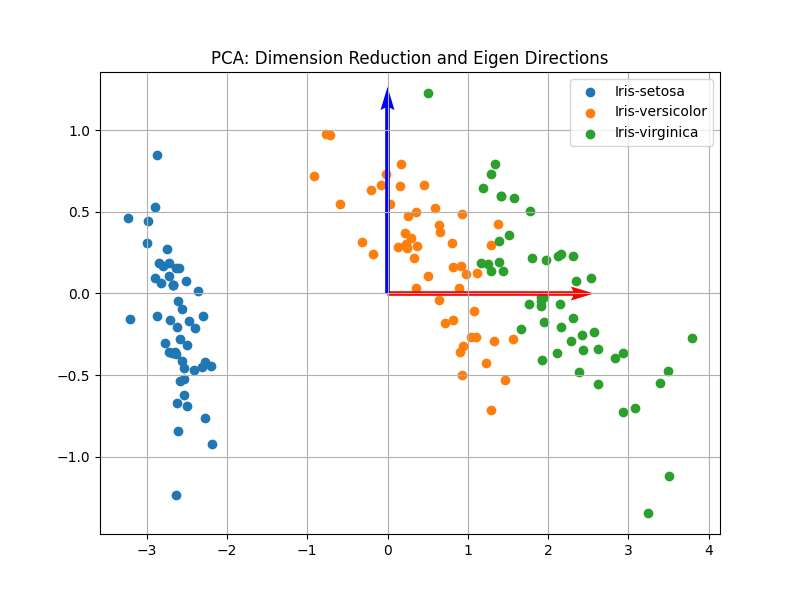

The script that saved this image:
import pandas as pd
import numpy as np
import matplotlib.pyplot as plt
# read CSV
IrisFile = pd.read_csv("Iris.csv")  
X = IrisFile[['SepalLengthCm', 'SepalWidthCm', 'PetalLengthCm', 'PetalWidthCm']].values
y = IrisFile['Species'].values

# outlier detection
def medianCalc(arr):
    sortArr = sorted(arr)
    n = len(sortArr)
    mid = n // 2
    if n % 2 == 0:
        return (sortArr[mid - 1] + sortArr[mid]) / 2
    else:
        return sortArr[mid]

for col in range(X.shape[1]):
    colmnData = X[:, col]
    
    q1 = np.percentile(colmnData, 25)
    q3 = np.percentile(colmnData, 75)
    iqr = q3 - q1
    lower_bound = q1 - 1.5 * iqr
    upper_bound = q3 + 1.5 * iqr
    
    for i in range(len(colmnData)):
        if colmnData[i] < lower_bound or colmnData[i] > upper_bound:
            colmnData[i] = medianCalc(colmnData)

# PCA
Xmeaned = X - np.mean(X, axis=0)

corrMat = np.dot(Xmeaned.T, Xmeaned)

eigenValues, eigenVectors = np.linalg.eig(corrMat)
sortIndices = np.argsort(eigenValues)[::-1]
sortEignVals = eigenValues[sortIndices]
sortEignVtor = eigenVectors[:, sortIndices]
print(sortEignVals)
sortEignVtor=sortEignVtor/np.linalg.norm(sortEignVtor, axis=0)
Q = sortEignVtor[:, :2]

Xreduced = np.dot(Xmeaned, Q)

# plot
plt.figure(figsize=(8, 6))
for species in np.unique(y):
    indices = np.where(y == species)
    plt.scatter(Xreduced[indices, 0], Xreduced[indices, 1], label=species)

pd.DataFrame(Xreduced, columns=['an1', 'an2']).to_csv('dimRedData.csv', index=False)

origin = np.zeros((2, 2))
Q1=np.dot(Q.T,Q)
plt.quiver(*origin, Q1[0, :], Q1[1, :], scale=3, color=['r', 'b'])

plt.title('PCA: Dimension Reduction and Eigen Directions')
plt.legend()
plt.grid()
plt.savefig('problem1.png')
plt.show()

Xreconst = np.dot(Xreduced, Q.T)

Xreconst += np.mean(X, axis=0)

Rmse = np.sqrt(np.mean((X - Xreconst) ** 2, axis=0))

attriName = ['SepalLengthCm', 'SepalWidthCm', 'PetalLengthCm', 'PetalWidthCm']
for attr, rmse in zip(attriName, Rmse):
    print(f"RMSE for {attr}: {rmse}")